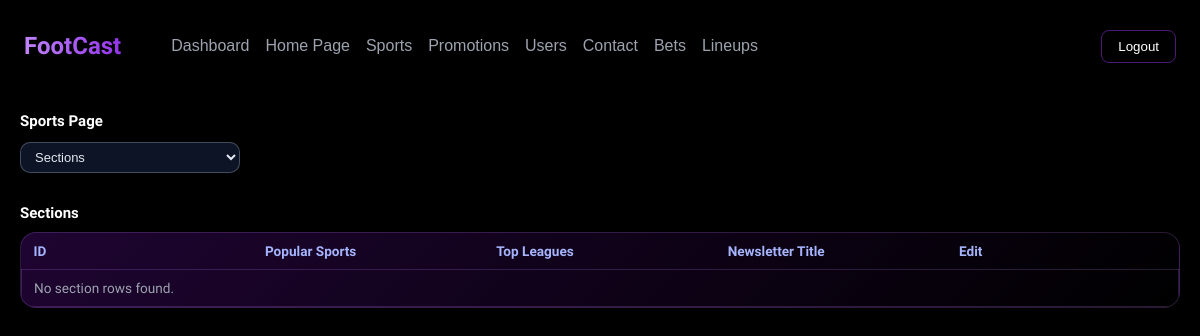
/admin-dashboard/sports.php (signed in), run on an earlier commit of the app's database.
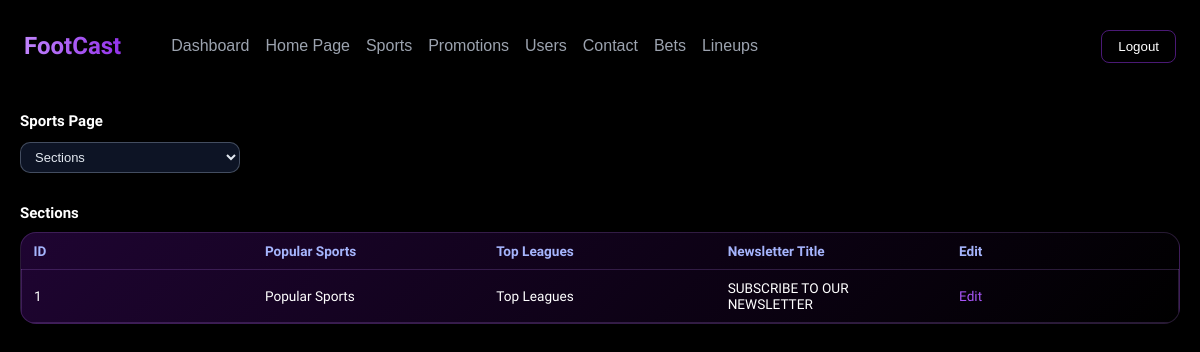
And on a later commit of the database.
### tables this page shows
CREATE TABLE `sports_page_sections` (
  `id` int(11) NOT NULL,
  `popular_sports_title` varchar(120) NOT NULL,
  `top_leagues_title` varchar(120) NOT NULL,
  `newsletter_title` varchar(160) NOT NULL,
  `newsletter_placeholder` varchar(160) NOT NULL,
  `newsletter_button_text` varchar(60) NOT NULL,
  `created_at` timestamp NOT NULL DEFAULT current_timestamp(),
  `updated_at` timestamp NOT NULL DEFAULT current_timestamp() ON UPDATE current_timestamp()
);

### admin-dashboard/assets/includes/SportsRepository.php (called while the page is built, shortened)
<?php
final class SportsRepository{
    private mysqli $db;
    public function __construct(mysqli $db){
        $this->db = $db;
    }
    public function getSections(): array{
        $stmt = $this->db->prepare(
            'SELECT id, popular_sports_title, top_leagues_title, newsletter_title, newsletter_placeholder, newsletter_button_text, updated_at
             FROM sports_page_sections
             ORDER BY id DESC'
        );
        return $this->fetchAll($stmt);
    }
    private function fetchAll(?mysqli_stmt $stmt): array{
        $stmt->execute();
        $result = $stmt->get_result();
        $rows = [];
        if ($result) {
            while ($row = $result->fetch_assoc()) {
                $rows[] = $row;
            }
        }
        return $rows;
    }
}

### admin-dashboard/sports.php (the view, shortened to what this page needs)
<?php
    require_once __DIR__ . '/assets/includes/SportsRepository.php';
    $db = footcast_db();
    $sportsRepository = new SportsRepository($db);
    $activeSection = isset($_GET['section']) ? (string) $_GET['section'] : '';
    if ($activeSection === '') {
        $activeSection = 'sections';
    }
    $sectionsRows = $sportsRepository->getSections();
?>
<!DOCTYPE html>
<html lang="en">
<head>
    <link rel="stylesheet" href="../assets/css/style.css">
    <link rel="stylesheet" href="./assets/css/admin.css">
    <link rel="stylesheet" href="./assets/css/lineups.css">
</head>
<body>
    <?php include("./assets/php/header.php"); ?>
    <main class="admin-main">
        <section class="admin-section admin-section-active">
            <div class="admin-section-header">
                <div>
                    <h2>Sports Page</h2>
                </div>
            </div>
            <div class="admin-filter-bar">
                <select class="admin-select" id="sports-section-select">
                    <?php
                        $sectionOptions = [
                            'sections' => 'Sections',
                            'sports' => 'Popular Sports',
                            'leagues' => 'Top Leagues',
                        ];
                    ?>
                    <?php foreach ($sectionOptions as $value => $label): ?>
                        <option value="<?php echo htmlspecialchars($value, ENT_QUOTES, 'UTF-8'); ?>" <?php echo $activeSection === $value ? 'selected' : ''; ?>>
                            <?php echo htmlspecialchars($label, ENT_QUOTES, 'UTF-8'); ?>
                        </option>
                    <?php endforeach; ?>
                </select>
            </div>
            <br>
            <div class="lineup-section<?php echo $activeSection === 'sections' ? ' is-active' : ''; ?>" data-section="sections">
                <div class="admin-section-header">
                    <div>
                        <h2>Sections</h2>
                    </div>
                </div>
                <div class="admin-table-wrapper">
                    <table class="admin-table">
                        <thead>
                            <tr>
                                <th>ID</th>
                                <th>Popular Sports</th>
                                <th>Top Leagues</th>
                                <th>Newsletter Title</th>
                                <th>Edit</th>
                            </tr>
                        </thead>
                        <tbody>
                            <?php if (empty($sectionsRows)): ?>
                                <tr>
                                    <td colspan="5" class="admin-empty-cell">No section rows found.</td>
                                </tr>
                            <?php else: ?>
                                <?php foreach ($sectionsRows as $row): ?>
                                    <tr>
                                        <td data-label="ID"><?php echo (int) $row['id']; ?></td>
                                        <td data-label="Popular Sports"><?php echo htmlspecialchars($row['popular_sports_title'], ENT_QUOTES, 'UTF-8'); ?></td>
                                        <td data-label="Top Leagues"><?php echo htmlspecialchars($row['top_leagues_title'], ENT_QUOTES, 'UTF-8'); ?></td>
                                        <td data-label="Newsletter"><?php echo htmlspecialchars($row['newsletter_title'], ENT_QUOTES, 'UTF-8'); ?></td>
                                        <td data-label="Edit">
                                            <a class="admin-link" href="edit/edit_sports.php?type=sections&id=<?php echo (int) $row['id']; ?>">Edit</a>
                                        </td>
                                    </tr>
                                <?php endforeach; ?>
                            <?php endif; ?>
                        </tbody>
                    </table>
                </div>
            </div>
        </section>
    </main>
</body>
</html>

What changed in the data, as far as the page shows it:
added sports_page_sections: id "1", popular_sports_title "Popular Sports", top_leagues_title "Top Leagues", newsletter_title "SUBSCRIBE TO OUR NEWSLETTER"
Also different on the page:
text no longer shown: "No section rows found."
